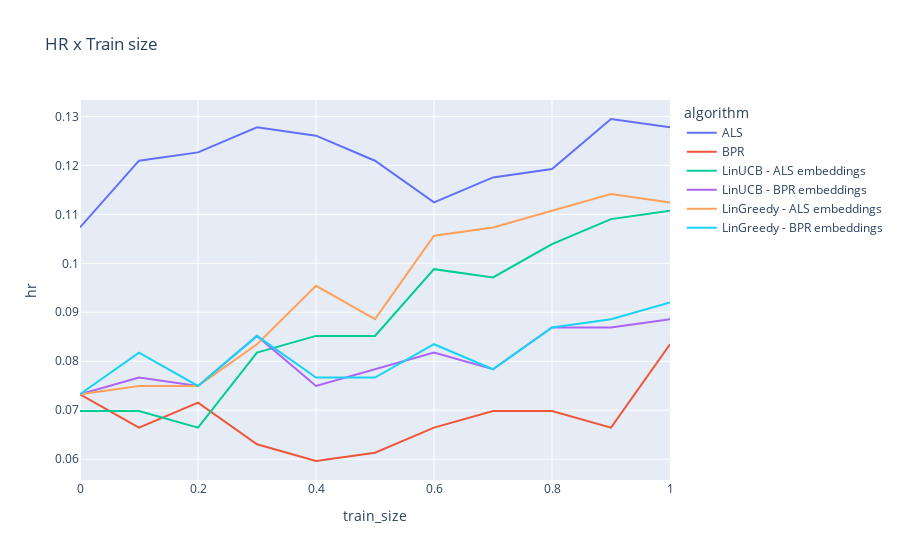

This figure's notebook cell:
### Code cell
fig = px.line(df_results, x="train_size", y="hr", color='algorithm', title='HR x Train size')
fig.show()
fig.write_html('results-v8/hr_x_train_size.html')

### Figure 1 — Plotly figure (JSON) as saved in the notebook; plotly's stock layout.template omitted (floating-point values rounded to 4 significant figures)
{"data": [{"hovertemplate": "algorithm=ALS<br>train_size=%{x}<br>hr=%{y}<extra></extra>", "legendgroup": "ALS", "line": {"color": "#636efa", "dash": "solid"}, "marker": {"symbol": "circle"}, "mode": "lines", "name": "ALS", "orientation": "v", "showlegend": true, "type": "scatter", "x": [0, 0.1, 0.2, 0.3, 0.4, 0.5, 0.6, 0.7, 0.8, 0.9, 1], "xaxis": "x", "y": [0.1073, 0.121, 0.1227, 0.1278, 0.1261, 0.121, 0.1124, 0.1175, 0.1193, 0.1295, 0.1278], "yaxis": "y"}, {"hovertemplate": "algorithm=BPR<br>train_size=%{x}<br>hr=%{y}<extra></extra>", "legendgroup": "BPR", "line": {"color": "#EF553B", "dash": "solid"}, "marker": {"symbol": "circle"}, "mode": "lines", "name": "BPR", "orientation": "v", "showlegend": true, "type": "scatter", "x": [0, 0.1, 0.2, 0.3, 0.4, 0.5, 0.6, 0.7, 0.8, 0.9, 1], "xaxis": "x", "y": [0.07325, 0.06644, 0.07155, 0.06303, 0.05963, 0.06133, 0.06644, 0.06985, 0.06985, 0.06644, 0.08348], "yaxis": "y"}, {"hovertemplate": "algorithm=LinUCB - ALS embeddings<br>train_size=%{x}<br>hr=%{y}<extra></extra>", "legendgroup": "LinUCB - ALS embeddings", "line": {"color": "#00cc96", "dash": "solid"}, "marker": {"symbol": "circle"}, "mode": "lines", "name": "LinUCB - ALS embeddings", "orientation": "v", "showlegend": true, "type": "scatter", "x": [0, 0.1, 0.2, 0.3, 0.4, 0.5, 0.6, 0.7, 0.8, 0.9, 1], "xaxis": "x", "y": [0.06985, 0.06985, 0.06644, 0.08177, 0.08518, 0.08518, 0.09881, 0.0971, 0.1039, 0.109, 0.1107], "yaxis": "y"}, {"hovertemplate": "algorithm=LinUCB - BPR embeddings<br>train_size=%{x}<br>hr=%{y}<extra></extra>", "legendgroup": "LinUCB - BPR embeddings", "line": {"color": "#ab63fa", "dash": "solid"}, "marker": {"symbol": "circle"}, "mode": "lines", "name": "LinUCB - BPR embeddings", "orientation": "v", "showlegend": true, "type": "scatter", "x": [0, 0.1, 0.2, 0.3, 0.4, 0.5, 0.6, 0.7, 0.8, 0.9, 1], "xaxis": "x", "y": [0.07325, 0.07666, 0.07496, 0.08518, 0.07496, 0.07836, 0.08177, 0.07836, 0.08688, 0.08688, 0.08859], "yaxis": "y"}, {"hovertemplate": "algorithm=LinGreedy - ALS embeddings<br>train_size=%{x}<br>hr=%{y}<extra></extra>", "legendgroup": "LinGreedy - ALS embeddings", "line": {"color": "#FFA15A", "dash": "solid"}, "marker": {"symbol": "circle"}, "mode": "lines", "name": "LinGreedy - ALS embeddings", "orientation": "v", "showlegend": true, "type": "scatter", "x": [0, 0.1, 0.2, 0.3, 0.4, 0.5, 0.6, 0.7, 0.8, 0.9, 1], "xaxis": "x", "y": [0.07325, 0.07496, 0.07496, 0.08348, 0.0954, 0.08859, 0.1056, 0.1073, 0.1107, 0.1141, 0.1124], "yaxis": "y"}, {"hovertemplate": "algorithm=LinGreedy - BPR embeddings<br>train_size=%{x}<br>hr=%{y}<extra></extra>", "legendgroup": "LinGreedy - BPR embeddings", "line": {"color": "#19d3f3", "dash": "solid"}, "marker": {"symbol": "circle"}, "mode": "lines", "name": "LinGreedy - BPR embeddings", "orientation": "v", "showlegend": true, "type": "scatter", "x": [0, 0.1, 0.2, 0.3, 0.4, 0.5, 0.6, 0.7, 0.8, 0.9, 1], "xaxis": "x", "y": [0.07325, 0.08177, 0.07496, 0.08518, 0.07666, 0.07666, 0.08348, 0.07836, 0.08688, 0.08859, 0.09199], "yaxis": "y"}], "layout": {"legend": {"title": {"text": "algorithm"}, "tracegroupgap": 0}, "title": {"text": "HR x Train size"}, "xaxis": {"anchor": "y", "domain": [0, 1], "title": {"text": "train_size"}}, "yaxis": {"anchor": "x", "domain": [0, 1], "title": {"text": "hr"}}}}
